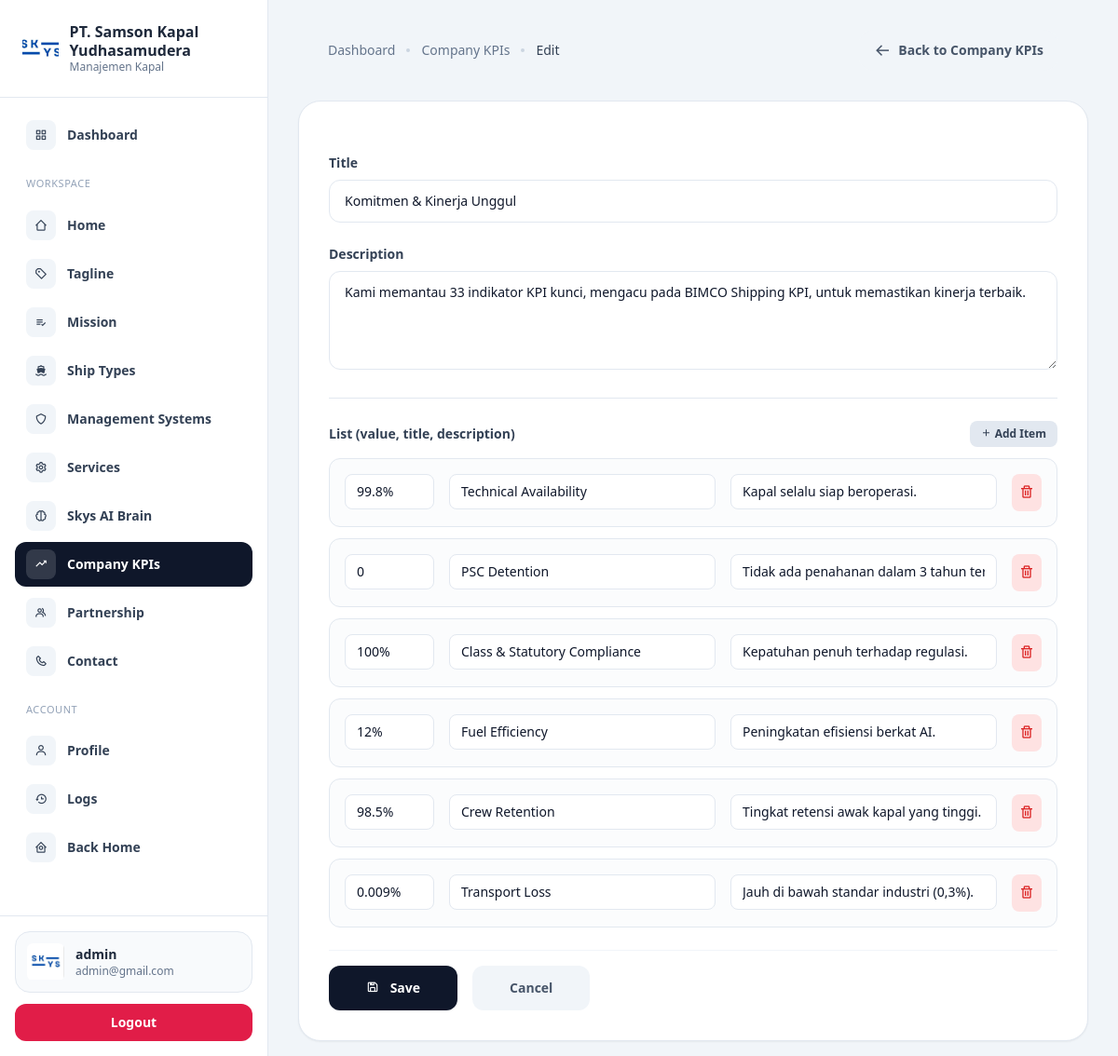
Screenshot of /dashboard/company-kpis/edit.php?id=1 (signed in) with the database file from the repository.
### tables this page shows
CREATE TABLE `company_kpis` (
  `id` int UNSIGNED NOT NULL,
  `title` varchar(255) NOT NULL,
  `description` text NOT NULL,
  `list` json NOT NULL,
  `user_id` int UNSIGNED DEFAULT NULL,
  `created_at` datetime NOT NULL DEFAULT CURRENT_TIMESTAMP,
  `updated_at` datetime DEFAULT NULL ON UPDATE CURRENT_TIMESTAMP
);

CREATE TABLE `accounts` (
  `id` int UNSIGNED NOT NULL,
  `fullname` varchar(255) NOT NULL,
  `email` varchar(255) NOT NULL,
  `password` varchar(255) NOT NULL,
  `role_id` tinyint UNSIGNED NOT NULL DEFAULT '1',
  `created_at` datetime NOT NULL DEFAULT CURRENT_TIMESTAMP,
  `updated_at` datetime DEFAULT NULL ON UPDATE CURRENT_TIMESTAMP
);

### controllers/CompanyKpisController.php (called while the page is built, shortened)
<?php
class CompanyKpisController
{
    private mysqli $db;
    public function __construct(mysqli $db, ?AuthController $auth = null)
    {
        $this->db = $db;
    }
    public static function decodeList(?string $json): array
    {
        $decoded = json_decode($json, true);
        $out = [];
        foreach ($decoded as $item) {
            $out[] = [
                'value'       => (string) ($item['value'] ?? ''),
                'title'       => (string) ($item['title'] ?? ''),
                'description' => (string) ($item['description'] ?? ''),
            ];
        }
        return $out;
    }
    public function getById(int $id): ?array
    {
        $stmt = $this->db->prepare("SELECT c.id, c.title, c.description, c.`list`, c.user_id, c.created_at, c.updated_at, a.fullname FROM `company_kpis` c LEFT JOIN `accounts` a ON c.user_id = a.id WHERE c.id = ? LIMIT 1");
        $stmt->bind_param('i', $id);
        $stmt->execute();
        $row = $stmt->get_result()->fetch_assoc();
        $row['list'] = self::decodeList($row['list'] ?? null);
        return $row;
    }
}

### dashboard/company-kpis/edit.php (the view, shortened to what this page needs)
<?php
$id = isset($_GET['id']) ? (int) $_GET['id'] : 0;
require_once __DIR__ . '/../header.php';
require_once __DIR__ . '/../../config/db.php';
require_once __DIR__ . '/../../controllers/CompanyKpisController.php';
$auth = new AuthController($db);
$controller = new CompanyKpisController($db, $auth);
$row = $controller->getById($id);
$active = 'company-kpis';
$breadcrumbs = [
    ['label' => 'Dashboard', 'href' => '/dashboard'],
    ['label' => 'Company KPIs', 'href' => '/dashboard/company-kpis'],
    ['label' => 'Edit', 'href' => '#'],
];
$listItems = $row['list'] ?? [];
?>
<div class="flex min-h-screen overflow-hidden">
    <?php require_once __DIR__ . '/../sidebar.php'; ?>
    <main class="flex-1 min-w-0 h-screen overflow-y-auto px-4 md:px-8 space-y-4 pb-4">
        <div class="px-4 md:px-8 py-4">
            <div class="flex items-center justify-between">
                <div class="flex items-center gap-3">
                    <?php echo renderBreadcrumb($breadcrumbs); ?>
                </div>
                <a href="/dashboard/company-kpis"
                    class="flex items-center gap-2 rounded-2xl bg-slate-100 px-4 py-2 text-sm font-semibold text-slate-600 hover:bg-slate-200 transition-all">
                    <i class='bx bx-arrow-back text-lg'></i>
                    <span class="hidden sm:inline">Back to Company KPIs</span>
                </a>
            </div>
        </div>
        <div class="rounded-3xl border border-slate-200 bg-white p-8 shadow-sm">
            <form action="/dashboard/company-kpis/process.php" method="POST" class="space-y-6" id="kpiForm">
                <div>
                    <label class="block text-sm font-semibold text-slate-700 mb-2">Title</label>
                    <input type="text" name="title" required placeholder="Judul Company KPIs..."
                        value="<?php echo htmlspecialchars($row['title']); ?>"
                        class="w-full rounded-xl border border-slate-200 px-4 py-3 text-sm focus:outline-none focus:ring-2 focus:ring-slate-900 focus:border-transparent transition-all">
                </div>
                <div>
                    <label class="block text-sm font-semibold text-slate-700 mb-2">Description</label>
                    <textarea name="description" rows="4" required placeholder="Deskripsi..."
                        class="w-full rounded-xl border border-slate-200 px-4 py-3 text-sm focus:outline-none focus:ring-2 focus:ring-slate-900 focus:border-transparent transition-all"><?php echo htmlspecialchars($row['description']); ?></textarea>
                </div>
                <div class="border-t border-slate-200 pt-6">
                    <div class="flex items-center justify-between mb-3">
                        <label class="block text-sm font-semibold text-slate-700">List (value, title, description)</label>
                        <button type="button" onclick="addListItem()" class="rounded-lg bg-slate-200 px-3 py-1.5 text-xs font-semibold text-slate-700 hover:bg-slate-300">
                            <i class='bx bx-plus'></i> Add Item
                        </button>
                    </div>
                    <div id="listItemsWrap" class="space-y-3">
                        <?php foreach ($listItems as $item): ?>
                        <div class="list-item-row flex flex-wrap gap-4 items-start p-4 rounded-xl border border-slate-200 bg-slate-50/50">
                            <input type="text" name="list_value[]" placeholder="99.8%" value="<?php echo htmlspecialchars($item['value'] ?? ''); ?>" class="w-24 rounded-lg border border-slate-200 px-3 py-2 text-sm">
                            <input type="text" name="list_title[]" placeholder="Title" value="<?php echo htmlspecialchars($item['title'] ?? ''); ?>" class="flex-1 min-w-[140px] rounded-lg border border-slate-200 px-3 py-2 text-sm">
                            <input type="text" name="list_description[]" placeholder="Description" value="<?php echo htmlspecialchars($item['description'] ?? ''); ?>" class="flex-1 min-w-[180px] rounded-lg border border-slate-200 px-3 py-2 text-sm">
                            <button type="button" onclick="removeListItem(this)" class="rounded-lg bg-red-100 p-2 text-red-600 hover:bg-red-200"><i class='bx bx-trash'></i></button>
                        </div>
                        <?php endforeach; ?>
                    </div>
                </div>
                <div class="flex items-center gap-4 pt-4 border-t border-slate-100">
                    <button type="submit" form="kpiForm" onclick="return validateForm()"
                        class="flex-1 md:flex-none rounded-xl bg-slate-900 px-10 py-3.5 text-sm font-semibold text-white hover:bg-slate-800 transition-all shadow-sm">
                        <i class='bx bx-save mr-2'></i> Save
                    </button>
                    <a href="/dashboard/company-kpis"
                        class="flex-1 md:flex-none text-center rounded-xl bg-slate-100 px-10 py-3.5 text-sm font-semibold text-slate-600 hover:bg-slate-200 transition-all">
                        Cancel
                    </a>
                </div>
            </form>
        </div>
    </main>
</div>
<?php require_once __DIR__ . '/../footer.php'; ?>

### dashboard/sidebar.php (shortened to what this page needs)
<?php
$user = $_SESSION['user'] ?? null;
$active = $active ?? 'dashboard';
function navClass(string $key, string $active): string
{
    $base = 'flex items-center gap-3 px-3 py-2 rounded-xl text-sm font-semibold ';
    if ($key === $active) {
        return $base . 'bg-slate-900 text-white';
    }
    return $base . 'text-slate-700 hover:bg-slate-100';
}
?>
<aside id="sidebar"
    class="fixed inset-y-0 left-0 z-50 w-72 bg-white text-slate-800 h-screen min-h-screen overflow-y-auto flex flex-col border-r border-slate-200 transform -translate-x-full transition-transform duration-300 ease-in-out lg:relative lg:translate-x-0">
    <div class="px-6 py-6 border-b border-slate-200 flex items-center justify-between">
        <div class="flex items-center gap-3">
            <div class="h-14 w-14 rounded-xl overflow-hidden">
                <img src="/public/logo.jpeg" alt="PT Samson Sure" class="h-full w-full object-cover">
            </div>
            <div>
                <div class="text-base font-semibold leading-tight">PT. Samson Kapal Yudhasamudera</div>
                <div class="text-xs text-slate-500">Manajemen Kapal</div>
            </div>
        </div>
    </div>
    <nav class="px-4 py-4 flex-1 space-y-1">
        <a href="/dashboard" class="<?php echo navClass('dashboard', $active); ?>">
            <span class="inline-flex h-8 w-8 items-center justify-center rounded-lg <?php echo $active === 'dashboard' ? 'bg-white/15' : 'bg-slate-100 text-slate-700'; ?>">
                <i class="bx bx-grid-alt"></i>
            </span>
            Dashboard
        </a>
        <div class="pt-4 pb-2 px-3 text-[11px] uppercase tracking-wider text-slate-400">Workspace</div>
        <a href="/dashboard/home" class="<?php echo navClass('home', $active); ?>">
            <span class="inline-flex h-8 w-8 items-center justify-center rounded-lg <?php echo $active === 'home' ? 'bg-white/15' : 'bg-slate-100 text-slate-700'; ?>">
                <i class="bx bx-home-alt-2"></i>
            </span>
            Home
        </a>
        <a href="/dashboard/tagline" class="<?php echo navClass('tagline', $active); ?>">
            <span class="inline-flex h-8 w-8 items-center justify-center rounded-lg <?php echo $active === 'tagline' ? 'bg-white/15' : 'bg-slate-100 text-slate-700'; ?>">
                <i class="bx bx-purchase-tag-alt"></i>
            </span>
            Tagline
        </a>
        <a href="/dashboard/mission" class="<?php echo navClass('mission', $active); ?>">
            <span class="inline-flex h-8 w-8 items-center justify-center rounded-lg <?php echo $active === 'mission' ? 'bg-white/15' : 'bg-slate-100 text-slate-700'; ?>">
                <i class="bx bx-list-check"></i>
            </span>
            Mission
        </a>
        <a href="/dashboard/ship-types" class="<?php echo navClass('ship-types', $active); ?>">
            <span class="inline-flex h-8 w-8 items-center justify-center rounded-lg <?php echo $active === 'ship-types' ? 'bg-white/15' : 'bg-slate-100 text-slate-700'; ?>">
                <i class="bx bxs-ship"></i>
            </span>
            Ship Types
        </a>
        <a href="/dashboard/management-systems" class="<?php echo navClass('management-systems', $active); ?>">
            <span class="inline-flex h-8 w-8 items-center justify-center rounded-lg <?php echo $active === 'management-systems' ? 'bg-white/15' : 'bg-slate-100 text-slate-700'; ?>">
                <i class="bx bx-shield"></i>
            </span>
            Management Systems
        </a>
        <a href="/dashboard/services" class="<?php echo navClass('services', $active); ?>">
            <span class="inline-flex h-8 w-8 items-center justify-center rounded-lg <?php echo $active === 'services' ? 'bg-white/15' : 'bg-slate-100 text-slate-700'; ?>">
                <i class="bx bx-cog"></i>
            </span>
            Services
        </a>
        <a href="/dashboard/skys-ai-brain" class="<?php echo navClass('skys-ai-brain', $active); ?>">
            <span class="inline-flex h-8 w-8 items-center justify-center rounded-lg <?php echo $active === 'skys-ai-brain' ? 'bg-white/15' : 'bg-slate-100 text-slate-700'; ?>">
                <i class="bx bx-brain"></i>
            </span>
            Skys AI Brain
        </a>
        <a href="/dashboard/company-kpis" class="<?php echo navClass('company-kpis', $active); ?>">
            <span class="inline-flex h-8 w-8 items-center justify-center rounded-lg <?php echo $active === 'company-kpis' ? 'bg-white/15' : 'bg-slate-100 text-slate-700'; ?>">
                <i class="bx bx-trending-up"></i>
            </span>
            Company KPIs
        </a>
        <a href="/dashboard/partnership" class="<?php echo navClass('partnership', $active); ?>">
            <span class="inline-flex h-8 w-8 items-center justify-center rounded-lg <?php echo $active === 'partnership' ? 'bg-white/15' : 'bg-slate-100 text-slate-700'; ?>">
                <i class="bx bx-group"></i>
            </span>
            Partnership
        </a>
        <a href="/dashboard/contact" class="<?php echo navClass('contact', $active); ?>">
            <span class="inline-flex h-8 w-8 items-center justify-center rounded-lg <?php echo $active === 'contact' ? 'bg-white/15' : 'bg-slate-100 text-slate-700'; ?>">
                <i class="bx bx-phone"></i>
            </span>
            Contact
        </a>
        <div class="pt-4 pb-2 px-3 text-[11px] uppercase tracking-wider text-slate-400">Account</div>
        <a href="/dashboard/profile" class="<?php echo navClass('profile', $active); ?>">
            <span class="inline-flex h-8 w-8 items-center justify-center rounded-lg <?php echo $active === 'profile' ? 'bg-white/15' : 'bg-slate-100 text-slate-700'; ?>">
                <i class="bx bx-user"></i>
            </span>
            Profile
        </a>
        <a href="/dashboard/logs" class="<?php echo navClass('logs', $active); ?>">
            <span class="inline-flex h-8 w-8 items-center justify-center rounded-lg <?php echo $active === 'logs' ? 'bg-white/15' : 'bg-slate-100 text-slate-700'; ?>">
                <i class="bx bx-history"></i>
            </span>
            Logs
        </a>
        <a href="/" class="<?php echo navClass('back-home', $active); ?>">
            <span class="inline-flex h-8 w-8 items-center justify-center rounded-lg <?php echo $active === 'back-home' ? 'bg-white/15' : 'bg-slate-100 text-slate-700'; ?>">
                <i class="bx bx-home-circle"></i>
            </span>
            Back Home
        </a>
    </nav>
    <div class="px-4 py-4 border-t border-slate-200">
        <div class="flex items-center gap-3 px-3 py-3 rounded-2xl bg-slate-50 border border-slate-200">
            <div class="h-10 w-10 rounded-md overflow-hidden">
                <img src="/public/logo.jpeg" alt="profile" />
            </div>
            <div class="min-w-0">
                <div class="text-sm font-semibold truncate">
                    <?php echo htmlspecialchars($user['fullname'] ?? 'Admin'); ?></div>
                <div class="text-xs text-slate-500 truncate"><?php echo htmlspecialchars($user['email'] ?? ''); ?></div>
            </div>
        </div>
        <form action="/dashboard/process.php" method="POST" class="mt-3">
            <button type="submit"
                class="w-full rounded-xl bg-rose-600 px-3 py-2.5 text-sm font-semibold text-white hover:bg-rose-700">
                Logout
            </button>
        </form>
    </div>
</aside>

### rows the page displays
company_kpis: user.fullname "admin", title "Komitmen & Kinerja Unggul", description "Kami memantau 33 indikator KPI kunci, mengacu pada BIMCO Shipping KPI, untuk memastikan kinerja terbaik."

### other values shown
$user['email'] "admin@gmail.com"
$label "Dashboard"
$label "Company KPIs"
$label "Edit"
